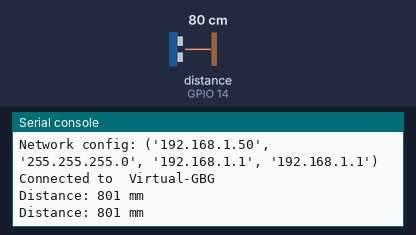
Simulated run of this program. Board: ESP8266 board running MicroPython. Parts: the last lines printed to the serial console. Inputs (shaded band) come from the test bench; at power-on: distance to the obstacle (sensor on GPIO 14) 80 cm. The echo pulse lasts 58.3 µs per cm; WiFi joins after 1.5 s; no MQTT or app messages arrive unless stated; library files of the repository ran but are not shown: ssd1306.py, hcsr04.py.

Above: at 2.8 s.
2.9 s: distance to the obstacle (sensor on GPIO 14) set to 2 cm
At 3.6 s:
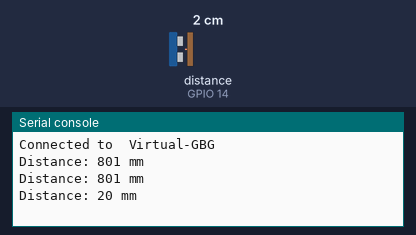
4.4 s: distance to the obstacle (sensor on GPIO 14) set to 4 cm
At 5.1 s:
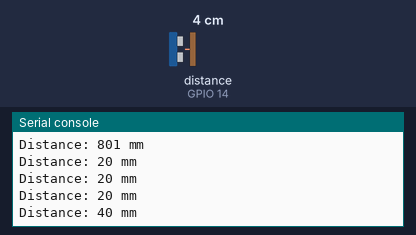
Timing chart, 0 to 7.4 s (numbered marks = the images above; inputs shaded):
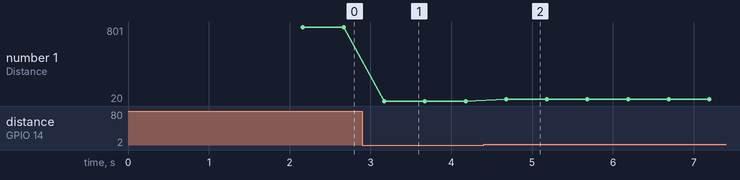

Measured:
- after the input at 2.9 s, the serial console: prints a new line after 0.27 s (image 1)
- after the input at 4.4 s, the serial console: prints a new line after 0.28 s (image 2)
- plotted number 1: 801 → 20 after the input at 2.9 s, 20 → 40 after the input at 4.4 s

The program:

sensor2.py
```python
from machine import Pin, I2C
import ssd1306
from hcsr04 import HCSR04
from time import sleep
import dht
import network
from umqtt.simple import MQTTClient

def connect_wifi(ssid, password):

  #connect to wifi
  wlan = network.WLAN(network.STA_IF)
  wlan.active(True)
  if not wlan.isconnected():
    print('connecting to network...')
    wlan.connect(ssid, password)
    while not wlan.isconnected():
        pass
  print('Network config:', wlan.ifconfig())
  print('Connected to ', ssid)

connect_wifi("Virtual-GBG", "awellhiddensecret")


#Broker
CLIENT_NAME = '080 Tulip/Work Instructions and TAKT/ESP8266/Sensor2'
BROKER_ADDR = '172.16.2.7'
mqttc = MQTTClient(CLIENT_NAME, BROKER_ADDR, keepalive=60)
mqttc.connect()

BTN_TOPIC_DIST = CLIENT_NAME.encode() + b'/distance'

# ESP8266
sensor = HCSR04(trigger_pin=12, echo_pin=14, echo_timeout_us=10000)

oled_width = 128
oled_height = 64


graph = ""
timerCount = 0

while True:
    try:
      timerCount += 0.5;
      sleep(0.5)
      distance = sensor.distance_mm()
      print('Distance:', distance, 'mm')
      #print(timerCount)

      mqttc.publish( BTN_TOPIC_DIST, (str(distance).encode()) )
    except OSError as e:
        print("FAILED")
```
